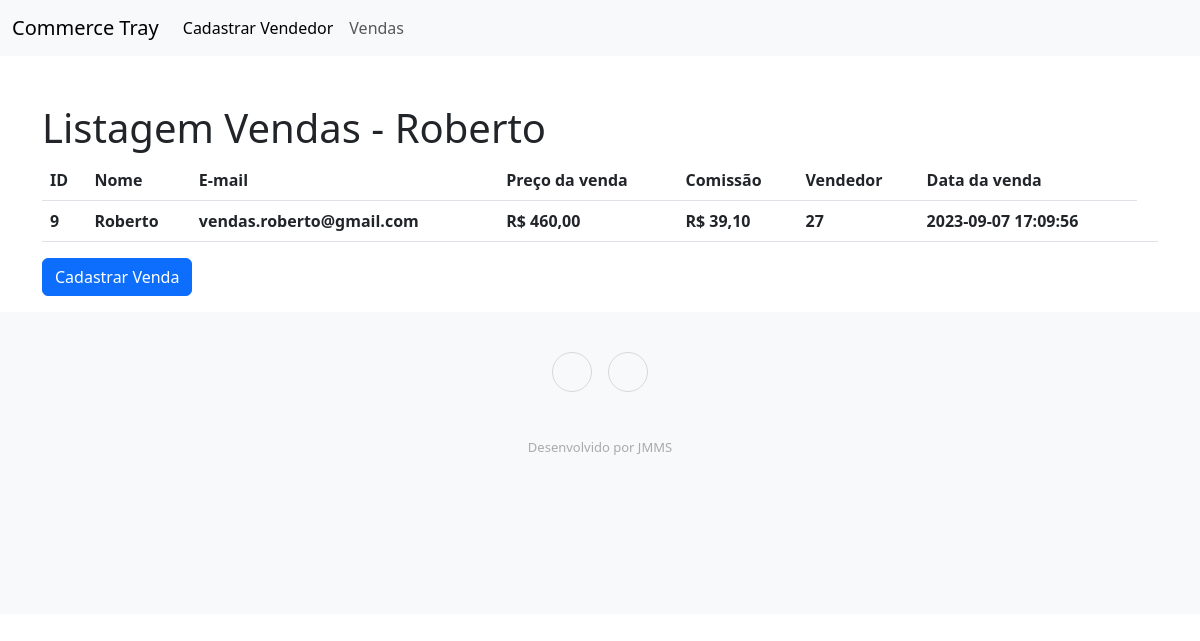
The page /ver_vendas.php?id=27 on the database its author committed.
### tables this page shows
CREATE TABLE IF NOT EXISTS `sellers` (
  `id` int NOT NULL AUTO_INCREMENT,
  `seller_name` varchar(255) NOT NULL,
  `seller_email` varchar(255) NOT NULL,
  `created_at` timestamp NOT NULL,
  PRIMARY KEY (`id`)
);

CREATE TABLE IF NOT EXISTS `sales` (
  `sales_id` int NOT NULL AUTO_INCREMENT,
  `sales_price` varchar(255) NOT NULL,
  `sales_commission` varchar(255) NOT NULL,
  `seller_id` int NOT NULL,
  `created_at` timestamp NOT NULL,
  PRIMARY KEY (`sales_id`)
);

### models/sales.php (called while the page is built, shortened)
<?php
function buscar_vendas_por_vendedor($id) {
    $lista = [];
    $sql = $GLOBALS['pdo']->query("SELECT * FROM sales WHERE seller_id = {$id}");
    if($sql->rowCount() > 0) {
        $lista = $sql->fetchAll(PDO::FETCH_ASSOC);
    }
    return $lista;
}
function buscar_nome_email_por_vendedor($id) {
    $lista = [];
    $sql = $GLOBALS['pdo']->query("SELECT seller_name, seller_email
                                    FROM sellers
                                    INNER JOIN sales
                                    ON sellers.id = sales.seller_id WHERE seller_id = {$id}");
    if($sql->rowCount() > 0) {
        $lista = $sql->fetchAll(PDO::FETCH_ASSOC);
    }
    return $lista;
}
?>

### ver_vendas.php (the view, shortened to what this page needs)
<?php require 'app/config.php';
require 'models/sales.php';
$id_vendedor = filter_input(INPUT_GET, 'id');
$lista_nome_email_vendedor = buscar_nome_email_por_vendedor($id_vendedor);
$listagem = reset($lista_nome_email_vendedor);
$lista = buscar_vendas_por_vendedor($id_vendedor);
?>
<!doctype html>
<html lang="pt-br">
  <head>
    <?php include_once("includes/head.php"); ?>
  </head>
  <body>
    <?php include_once("includes/nav.php"); ?>
    <div class="container">
        <div class="row">
            <div class="col mt-5">
                <h1>Listagem Vendas - <?= $listagem > 0 ? $listagem['seller_name'] : '';?></h1>
                <table class="table">
                    <thead>
                        <tr>
                        <th scope="col">ID</th>
                        <th scope="col">Nome</th>
                        <th scope="col">E-mail</th>
                        <th scope="col">Preço da venda</th>
                        <th scope="col">Comissão</th>
                        <th scope="col">Vendedor</th>
                        <th scope="col">Data da venda</th>
                        </tr>
                    </thead>
                <?php foreach($lista as $sale): ?>
                    <tbody>
                        <tr>
                        <th scope="row"><?=$sale["sales_id"]; ?></th>
                        <th scope="row"><?=$listagem["seller_name"]; ?></th>
                        <th scope="row"><?=$listagem["seller_email"]; ?></th>
                        <th scope="row">R$ <?=number_format($sale["sales_price"], 2, ',', ' '); ?></th>
                        <th scope="row">R$ <?=number_format($sale["sales_commission"], 2, ',', ' '); ?></th>
                        <th scope="row"><?=$sale["seller_id"]; ?></th>
                        <th scope="row"><?=$sale["created_at"]; ?></th>
                        <td>
                        </td>
                        </tr>
                    </tbody>
                <?php endforeach;?>
                </table>
                <div class="mb-3">
                <a href="cadastrar_venda.php" class='btn btn-primary'>Cadastrar Venda</a>
                </div>
            </div>
        </div>
    </div>
    <?php include_once("includes/footer.php"); ?>
  </body>
</html>

### rows shown on the page
sellers: seller_name "Roberto"
sales: sales_id "9", seller.seller_name "Roberto", seller.seller_email "vendas.roberto@gmail.com", sales_price "460,00", sales_commission "39,10", seller "27", created_at "2023-09-07 17:09:56"
